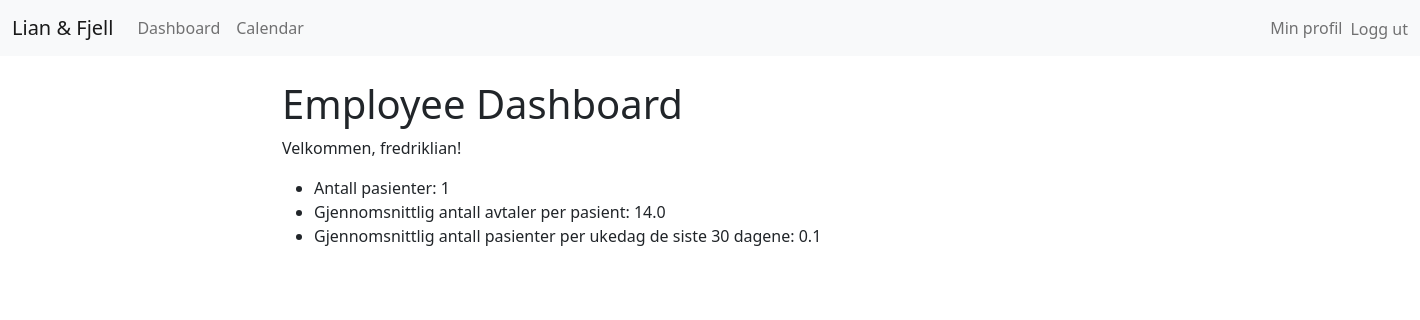
The app's page /auth/employee_dashboard/fredriklian/ (signed in) with its own data.
### authentication/models.py (models this page shows, shortened)
class Profile(models.Model):
    user = models.OneToOneField(User, on_delete=models.CASCADE)
    role = models.CharField(max_length=30, choices=[('franchise_taker', 'Franchise-taker'), ('employee', 'Ansatt')])
    key_metrics = models.JSONField(default=dict, blank=True, null=True)  # Gjør feltet ikke-obligatorisk

### authentication/views.py (the view)
# urls.py: path('employee_dashboard/<str:username>/', views.employee_dashboard_view, name='employee_dashboard'),
@login_required
def employee_dashboard_view(request, username):
    user = get_object_or_404(User, username=username)
    profile = user.profile
    clients = Client.objects.filter(psychologist=user)
    number_of_patients = clients.count()
    profile.key_metrics['number_of_patients'] = number_of_patients
    if number_of_patients > 0:
        total_appointments = Appointment.objects.filter(client__in=clients).count()
        average_appointments_per_patient = total_appointments / number_of_patients
    else:
        average_appointments_per_patient = 0
    profile.key_metrics['average_appointments_per_patient'] = average_appointments_per_patient
    start_date = now() - timedelta(days=30)
    appointments_last_30_days = Appointment.objects.filter(client__in=clients, date__gte=start_date)
    weekday_counts = [0] * 5  # Mandag til fredag
    for appointment in appointments_last_30_days:
        weekday = appointment.date.weekday()
        if weekday < 5:  # Mandag til fredag
            weekday_counts[weekday] += 1
    total_weekdays = (now().date() - start_date.date()).days
    num_weeks = total_weekdays // 7
    extra_days = total_weekdays % 7
    num_weekdays = num_weeks * 5 + min(extra_days, 5)
    if num_weekdays > 0:
        average_patients_per_weekday = sum(weekday_counts) / num_weekdays
    else:
        average_patients_per_weekday = 0
    profile.key_metrics['average_patients_per_weekday'] = format(average_patients_per_weekday, '.1f')
    groups = user.groups.all()
    alarm_system = AlarmSystem(user, start_date, num_weekdays)
    alarm_system.add_rule(rule_no_recent_or_future_appointments)
    alarm_results = alarm_system.evaluate()
    notis = {key: value for key, value in alarm_results.items() if value}
    return render(request, 'authentication/employee_dashboard.html', {
        'user': user,
        'profile': profile,
        'groups': groups,
        'notis': notis
    })

### authentication/alarm_system.py (called while the page is built)
def rule_no_recent_or_future_appointments(employee, start_date, num_weekdays):
    clients = Client.objects.filter(psychologist=employee)
    end_date = now()
    clients_without_recent_or_future_appointments = clients.exclude(
        appointment__date__gte=start_date,
        appointment__date__lte=end_date
    ).distinct()
    return clients_without_recent_or_future_appointments.exists()

    def add_rule(self, rule):
        self.rules.append(rule)

    def evaluate(self):
        alarms = {}
        for rule in self.rules:
            alarms[rule.__name__] = rule(self.employee, self.start_date, self.num_weekdays)
        return alarms

### authentication/templates/authentication/employee_dashboard.html
{% extends 'base.html' %}
{% block content %}
<h1>Employee Dashboard</h1>
<p>Velkommen, {{ user.username }}!</p>
<ul>
    <li>Antall pasienter: {{ profile.key_metrics.number_of_patients }}</li>
    <li>Gjennomsnittlig antall avtaler per pasient: {{ profile.key_metrics.average_appointments_per_patient }}</li>
    <li>Gjennomsnittlig antall pasienter per ukedag de siste 30 dagene: {{ profile.key_metrics.average_patients_per_weekday }}</li>
</ul>
{% endblock %}

### records on screen
Profile: key_metrics.number_of_patients "1", key_metrics.average_appointments_per_patient "14.0", key_metrics.average_patients_per_weekday "0.1"

### other values on screen
{{ user.username }} "fredriklian"
